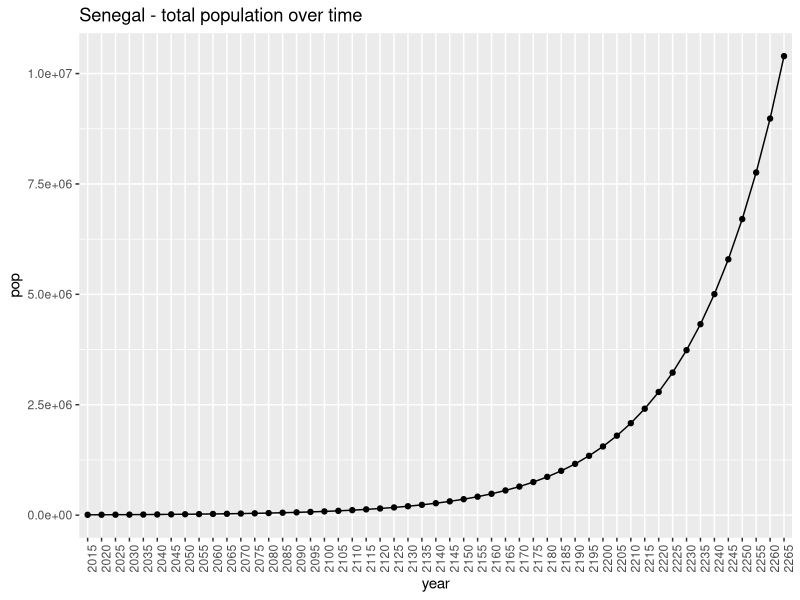
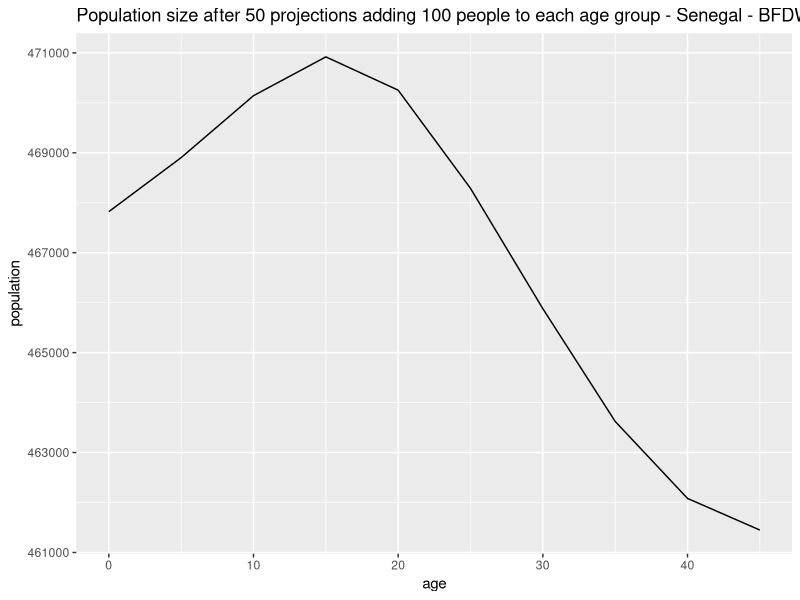
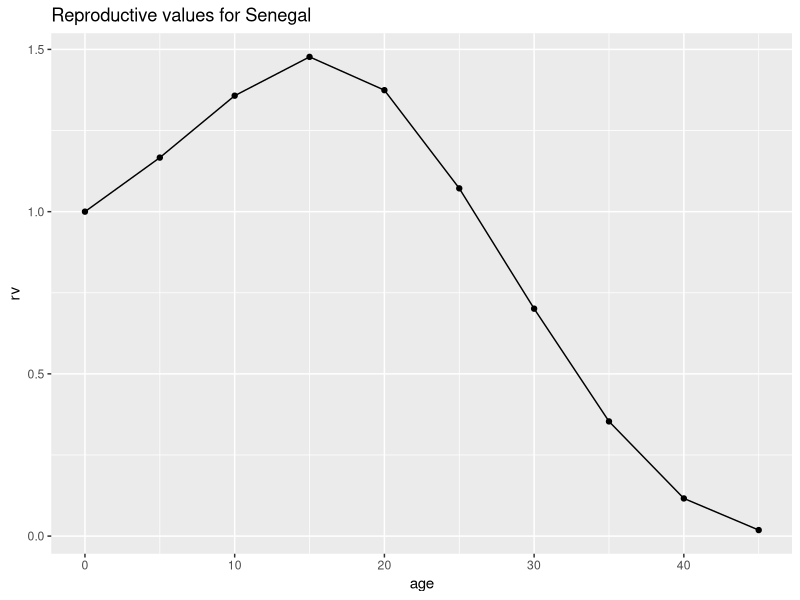
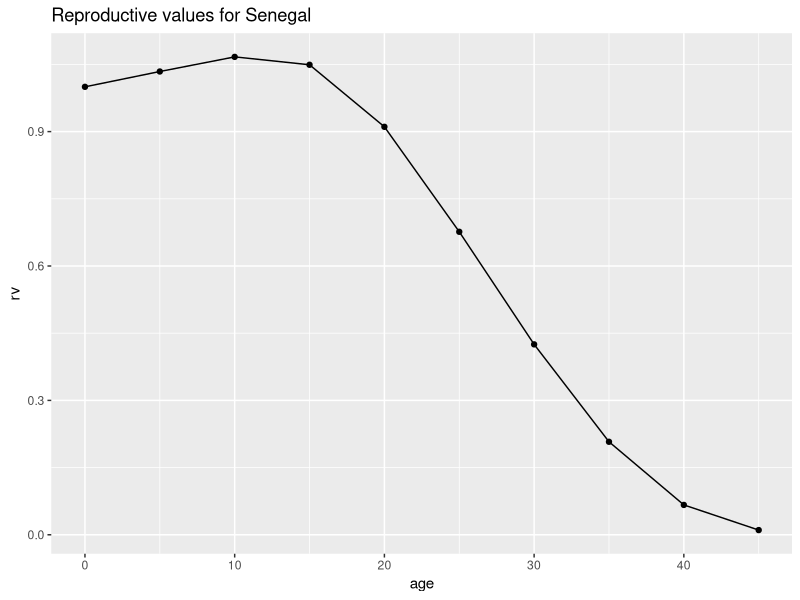
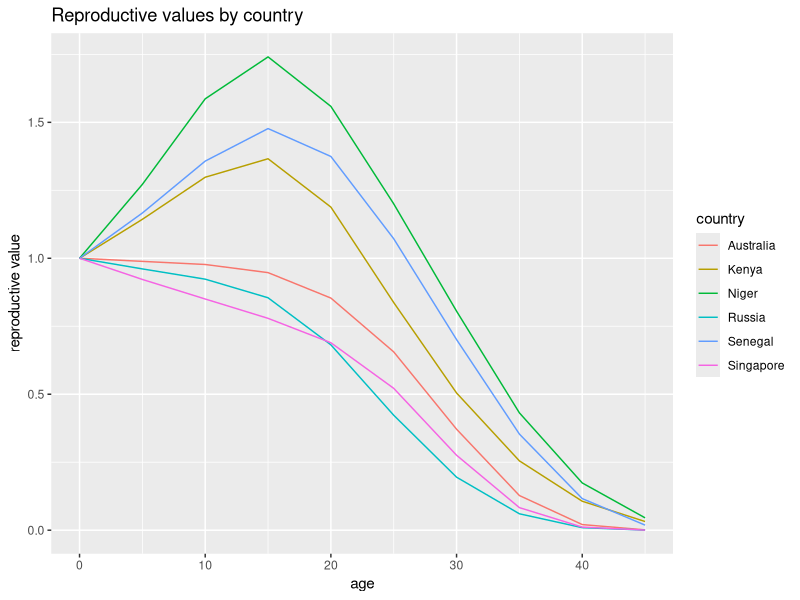

Reproduce these figures in R, in order.
## ---- chunk 1
# run this chunk first!
knitr::opts_chunk$set(echo = TRUE)
library(tidyverse)
## ---- chunk 2
d <- read.csv("./projection_data_long.csv")
# alter the nLx and nFx columns so we dont have to worry about units later
d <- d %>% 
  mutate(nLx = nLx/10^5, nFx = nFx/1000)

## ---- chunk 3
# define ffab 
ffab <- 0.4886
# define age groups
ages <- seq(0, 45, by = 5)
ages
## ---- chunk 4
## function to define Leslie matrix, based on nLx and nFx values
leslie <- function(nLx,
                   nFx, 
                   n_age_groups=10,
                   ffab = 0.4886){
  L = matrix(0, nrow = n_age_groups, ncol = n_age_groups)
  L[1,] = ffab * nLx[1]*(nFx[1:n_age_groups]+nFx[2:(n_age_groups+1)]*nLx[2:(n_age_groups+1)]/nLx[1:n_age_groups])/2 # top row 
  diag(L[2:n_age_groups,1:(n_age_groups-1)]) = nLx[2:n_age_groups] / nLx[1:(n_age_groups-1)] # subdiagonal
  return(L)
}
## ---- chunk 5
# Population projection function
# make a projection function, based on code in Lab 1
pop_project <- function(A, # Leslie matrix
                        initial_pop, 
                        n_age_groups = 10,
                        n_projections = 50){
  
  K <- matrix(0, nrow = n_age_groups, ncol = n_projections+1)
  K[,1] <- initial_pop[1:n_age_groups]
  
  # do the projection!
  for(i in 2:(n_projections+1)){
    K[,i] <- A%*%K[,i-1] 
  }
  
  # get K in a form that's easier to ggplot
  # make into a dataframe, name columns as years and add an age column
  Kdf <- as.data.frame(K)
  colnames(Kdf) <- seq(from = 2015, to = (2015+n_projections*5), by = 5)
  Kdf <- cbind(age = seq(from = 0, to = 45, by = 5), Kdf)
  
  # get in long format and then add proportion of population in each age group
  Klong <- Kdf %>% 
    gather(year, population, -age) %>%
    group_by(year) %>%
    mutate(proportion = population/sum(population), 
           age = as.factor(age)) %>%
    ungroup()
  
  return(Klong)
}

## ---- chunk 6
nLx <- d$nLx[d$country=="Senegal"]
nFx <- d$nFx[d$country=="Senegal"]

A <- leslie(nLx = nLx, 
              nFx = nFx)

initial_pop <- d$nKx[d$country=="Senegal"]

project_results <- pop_project(A, initial_pop)
## ---- chunk 7
tot_pop <- project_results %>% 
  group_by(year) %>%
  summarise(pop = sum(population)) %>%
  mutate(R = c(NA, log(pop[2:n()]/pop[1:(n()-1)])/5))

ggplot(data = tot_pop, aes(x = year, y = pop, group = 1)) +
  geom_point() + geom_line()+
  theme(axis.text.x = element_text(angle = 90, hjust = 1))+
  ggtitle("Senegal - total population over time")
## ---- chunk 8
final_pop <- project_results$population[nrow(project_results)]
final_pop
## ---- chunk 9
initial_pop
## ---- chunk 10
initial_pop_add_x <- initial_pop
initial_pop_add_x[1] <- initial_pop_add_x[1]+100
initial_pop_add_x
## ---- chunk 11
project_results_add_x <- pop_project(A, initial_pop_add_x)
final_pop_add_x <- project_results_add_x$population[nrow(project_results_add_x)]
final_pop_add_x
## ---- chunk 12
length(ages)
## ---- chunk 13
## skeleton code
## here's a dataframe that you can fill in 
final_pop_sizes <- data.frame(age = ages, population = NA)

# you might want to do a for loop to add 100 people to each age group sequentially. 
for(i in 1:length(ages)){
  initial_pop_add_x <- initial_pop
  initial_pop_add_x[i] <- initial_pop_add_x[i]+100
  project_results_add_x <- pop_project(A, initial_pop_add_x)
  final_pop_add_x <- project_results_add_x$population[nrow(project_results_add_x)]
  final_pop_sizes$population[final_pop_sizes$age==ages[i]] <- final_pop_add_x
 }

final_pop_sizes
# plot final_pop_sizes by age 

## ---- chunk 14
ggplot(data = final_pop_sizes, aes(x=age, y=population))+
  geom_line()+
  ggtitle("Population size after 50 projections adding 100 people to each age group - Senegal - BFDW 2017")
## ---- chunk 15
# make function to get reproductive value

reproductive_value <- function(A # Leslie matrix
                               ){
  V <- eigen(A)$vector
  Vinv <- solve(V)
  Vstar <- diag(1/Vinv[,1]) %*% Vinv # normalize
  return(Re(Vstar[1,]))
}
## ---- chunk 16
rv.A <- reproductive_value(A)

## plot reproductive values
plot.df <- data.frame(age = ages, rv = rv.A)
ggplot(plot.df, aes(x = age, y = rv, group = 1))+
  geom_line() + geom_point() + ggtitle("Reproductive values for Senegal")
## ---- chunk 17
nLx <- d$nLx[d$country=="Senegal"]
nFx <- d$nFx[d$country=="Senegal"]

nLx.lower <- nLx*0.5

A.lower <- leslie(nLx = nLx.lower, 
              nFx = nFx)

rv.A.lower <- reproductive_value(A.lower)

## plot reproductive values
plot.df <- data.frame(age = ages, rv = rv.A.lower)
ggplot(plot.df, aes(x = age, y = rv, group = 1))+
  geom_line() + geom_point() + ggtitle("Reproductive values for Senegal")

## ---- chunk 18
# loop through countries, get stable age and rv
ages <- seq(0, 45, by = 5) # define age groups

stable_df <- c() # initialize an empty object to store results

for(country in unique(d$country)){
  #leslie matrix for current country
  A <- leslie(nLx = d$nLx[d$country==country], nFx = d$nFx[d$country==country])
  rv.A <- reproductive_value(A)
  # put results in a dataframe
  df <- data.frame(age = ages, country = country, rv = rv.A)
  # combine this dataframe with overall df
  stable_df <- rbind(stable_df, df)
}

head(stable_df)
## ---- chunk 19
# plot reproductive values by country
ggplot(data = stable_df, aes(x = age, y = rv, color = country)) + 
  geom_line()+
  ylab("reproductive value")+
  ggtitle("Reproductive values by country")

